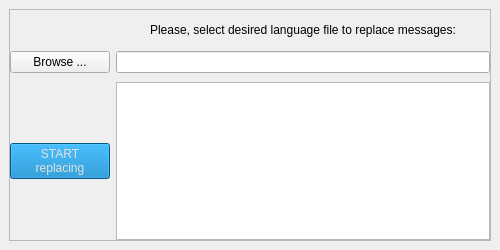
<?xml version="1.0" encoding="UTF-8"?>
<ui version="4.0">
 <class>MainWindow</class>
 <widget class="QMainWindow" name="MainWindow">
  <property name="geometry">
   <rect>
    <x>0</x>
    <y>0</y>
    <width>500</width>
    <height>250</height>
   </rect>
  </property>
  <property name="minimumSize">
   <size>
    <width>500</width>
    <height>250</height>
   </size>
  </property>
  <property name="windowTitle">
   <string>Garmin message replacer 1.0</string>
  </property>
  <property name="windowIcon">
   <iconset resource="resources.qrc">
    <normaloff>:/main ico/images/ico.ico</normaloff>:/main ico/images/ico.ico</iconset>
  </property>
  <property name="autoFillBackground">
   <bool>false</bool>
  </property>
  <property name="styleSheet">
   <string notr="true"/>
  </property>
  <property name="toolButtonStyle">
   <enum>Qt::ToolButtonIconOnly</enum>
  </property>
  <widget class="QWidget" name="centralwidget">
   <property name="styleSheet">
    <string notr="true"/>
   </property>
   <layout class="QVBoxLayout" name="verticalLayout">
    <item>
     <widget class="QFrame" name="frmMain">
      <property name="minimumSize">
       <size>
        <width>0</width>
        <height>200</height>
       </size>
      </property>
      <property name="styleSheet">
       <string notr="true"/>
      </property>
      <property name="frameShape">
       <enum>QFrame::StyledPanel</enum>
      </property>
      <property name="frameShadow">
       <enum>QFrame::Raised</enum>
      </property>
      <layout class="QGridLayout" name="gridLayout">
       <property name="leftMargin">
        <number>0</number>
       </property>
       <property name="topMargin">
        <number>0</number>
       </property>
       <property name="rightMargin">
        <number>0</number>
       </property>
       <property name="bottomMargin">
        <number>0</number>
       </property>
       <property name="horizontalSpacing">
        <number>6</number>
       </property>
       <property name="verticalSpacing">
        <number>9</number>
       </property>
       <item row="10" column="2">
        <widget class="QTextEdit" name="txeOutput">
         <property name="styleSheet">
          <string notr="true"/>
         </property>
         <property name="readOnly">
          <bool>true</bool>
         </property>
        </widget>
       </item>
       <item row="10" column="1">
        <widget class="QPushButton" name="psbStart">
         <property name="enabled">
          <bool>true</bool>
         </property>
         <property name="minimumSize">
          <size>
           <width>90</width>
           <height>0</height>
          </size>
         </property>
         <property name="autoFillBackground">
          <bool>false</bool>
         </property>
         <property name="styleSheet">
          <string notr="true">:enabled {
 color:  rgb(225, 225, 225);
background-color: rgb(0, 124, 195);
}

:disabled {
 color:  rgb(120, 120, 120);
 background-color: rgb(204, 204, 204);
}</string>
         </property>
         <property name="text">
          <string>START
replacing</string>
         </property>
         <property name="autoDefault">
          <bool>false</bool>
         </property>
         <property name="default">
          <bool>false</bool>
         </property>
         <property name="flat">
          <bool>false</bool>
         </property>
        </widget>
       </item>
       <item row="1" column="2">
        <widget class="QLabel" name="lblHint">
         <property name="minimumSize">
          <size>
           <width>0</width>
           <height>20</height>
          </size>
         </property>
         <property name="layoutDirection">
          <enum>Qt::LeftToRight</enum>
         </property>
         <property name="text">
          <string>Please, select desired language file to replace messages:</string>
         </property>
         <property name="alignment">
          <set>Qt::AlignBottom|Qt::AlignHCenter</set>
         </property>
         <property name="margin">
          <number>0</number>
         </property>
        </widget>
       </item>
       <item row="6" column="2">
        <widget class="QLineEdit" name="lnePath">
         <property name="enabled">
          <bool>true</bool>
         </property>
         <property name="readOnly">
          <bool>true</bool>
         </property>
        </widget>
       </item>
       <item row="6" column="1">
        <widget class="QPushButton" name="psbBrowse">
         <property name="enabled">
          <bool>true</bool>
         </property>
         <property name="text">
          <string>Browse ...</string>
         </property>
        </widget>
       </item>
       <item row="2" column="1">
        <spacer name="vtsSpacer">
         <property name="orientation">
          <enum>Qt::Vertical</enum>
         </property>
         <property name="sizeType">
          <enum>QSizePolicy::Fixed</enum>
         </property>
         <property name="sizeHint" stdset="0">
          <size>
           <width>100</width>
           <height>5</height>
          </size>
         </property>
        </spacer>
       </item>
       <item row="1" column="1">
        <widget class="QToolButton" name="psbAbout">
         <property name="enabled">
          <bool>true</bool>
         </property>
         <property name="minimumSize">
          <size>
           <width>100</width>
           <height>27</height>
          </size>
         </property>
         <property name="maximumSize">
          <size>
           <width>100</width>
           <height>27</height>
          </size>
         </property>
         <property name="cursor">
          <cursorShape>ArrowCursor</cursorShape>
         </property>
         <property name="focusPolicy">
          <enum>Qt::NoFocus</enum>
         </property>
         <property name="contextMenuPolicy">
          <enum>Qt::CustomContextMenu</enum>
         </property>
         <property name="acceptDrops">
          <bool>false</bool>
         </property>
         <property name="toolTip">
          <string notr="true"/>
         </property>
         <property name="statusTip">
          <string notr="true"/>
         </property>
         <property name="whatsThis">
          <string notr="true"/>
         </property>
         <property name="accessibleName">
          <string notr="true"/>
         </property>
         <property name="accessibleDescription">
          <string notr="true"/>
         </property>
         <property name="layoutDirection">
          <enum>Qt::LeftToRight</enum>
         </property>
         <property name="autoFillBackground">
          <bool>true</bool>
         </property>
         <property name="text">
          <string/>
         </property>
         <property name="icon">
          <iconset resource="resources.qrc">
           <normaloff>:/icons/images/garmin.png</normaloff>:/icons/images/garmin.png</iconset>
         </property>
         <property name="iconSize">
          <size>
           <width>100</width>
           <height>27</height>
          </size>
         </property>
         <property name="shortcut">
          <string notr="true"/>
         </property>
         <property name="autoRepeat">
          <bool>false</bool>
         </property>
         <property name="autoExclusive">
          <bool>false</bool>
         </property>
         <property name="popupMode">
          <enum>QToolButton::DelayedPopup</enum>
         </property>
         <property name="autoRaise">
          <bool>true</bool>
         </property>
         <property name="arrowType">
          <enum>Qt::NoArrow</enum>
         </property>
        </widget>
       </item>
      </layout>
     </widget>
    </item>
   </layout>
  </widget>
  <action name="actAbout">
   <property name="icon">
    <iconset>
     <normalon>:/icons/images/info.png</normalon>
    </iconset>
   </property>
   <property name="text">
    <string>About</string>
   </property>
   <property name="toolTip">
    <string>About</string>
   </property>
  </action>
 </widget>
 <resources>
  <include location="resources.qrc"/>
 </resources>
 <connections/>
</ui>
